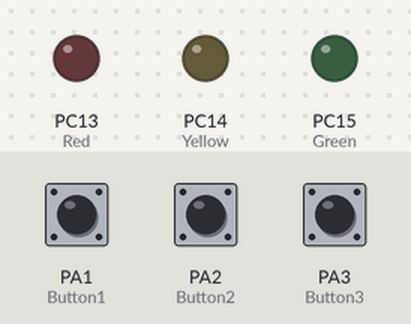
Recording of a sketch running on a simulated STM32 Blue Pill. On the bench: output pins drawn as LEDs (lit = HIGH). Inputs (shaded band) come from the test bench; at power-on: PA1 (Button1) LOW, PA2 (Button2) LOW, PA3 (Button3) LOW. What the sketch prints to the serial monitor is not drawn.

Above: at 1.2 s.
1.3 s: PA1 (Button1) pulled HIGH for 0.15 s
At 1.37 s:
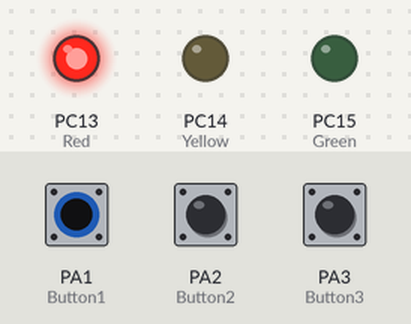
2.9 s: PA2 (Button2) pulled HIGH for 0.15 s
At 2.97 s:
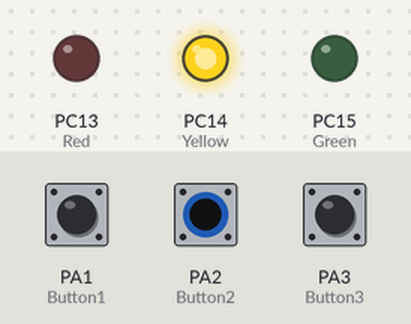
4.5 s: PA3 (Button3) pulled HIGH for 0.15 s
At 4.57 s:
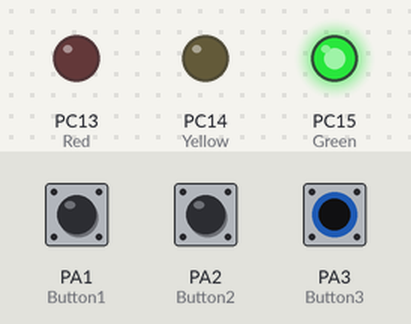
6.1 s: PA3 (Button3) pulled HIGH for 3.2 s
At 10.2 s:
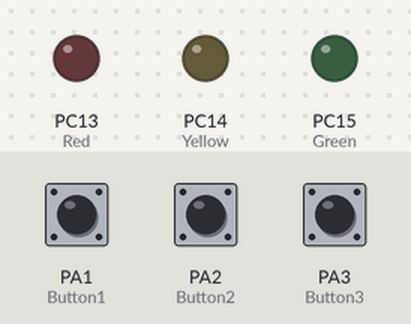
10.8 s: PA1 (Button1) pulled HIGH for 3.2 s
At 11.3 s:
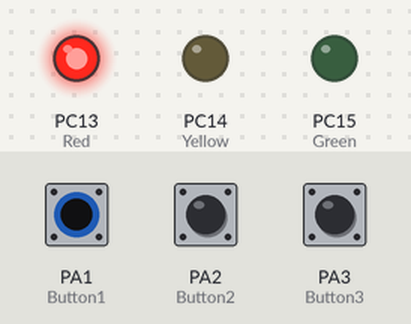
15.5 s: PA1 (Button1) driven HIGH and PA3 (Button3) driven HIGH
At 16.0 s:
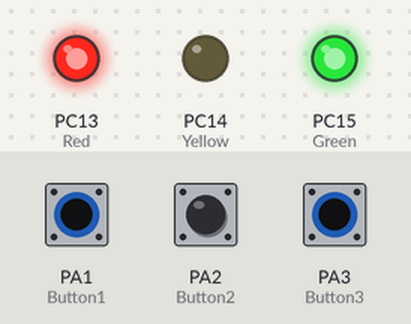
Timing chart, 0 to 18.0 s (numbered marks = the images above; inputs shaded):
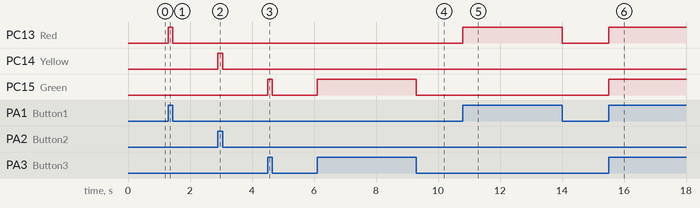

Measured:
- after the input at 1.3 s, PC13 (Red): LOW → HIGH at once, → LOW 0.15 s later
- after the input at 2.9 s, PC14 (Yellow): LOW → HIGH at once, → LOW 0.15 s later
- after the input at 4.5 s, PC15 (Green): LOW → HIGH at once, → LOW 0.15 s later
- after the input at 6.1 s, PC15 (Green): LOW → HIGH at once, → LOW 3.2 s later
- after the input at 10.8 s, PC13 (Red): LOW → HIGH at once, → LOW 3.2 s later
- after the input at 15.5 s, PC13 (Red), PC15 (Green): LOW → HIGH at once

The sketch:

STM32.ino
```cpp
//INISIALISASI
int Red=PC13;
int Green=PC15;
int Yellow=PC14;
int Button1=PA1;
int Button2=PA2;
int Button3=PA3;

void setup() {

Serial.begin(9600);
pinMode(Red,OUTPUT);
pinMode(Green,OUTPUT);
pinMode(Yellow,OUTPUT);
pinMode(Button1,INPUT);
pinMode(Button2,INPUT);
pinMode(Button3,INPUT);
}

void loop() {
//BACA DATA
  int bacaButton1=digitalRead(Button1);
  int bacaButton2=digitalRead(Button2);
  int bacaButton3=digitalRead(Button3);

//PRINT TO SERIAL
Serial.print("Button1 :");Serial.print(bacaButton1);
Serial.print(" - Button2 :");Serial.print(bacaButton2);
Serial.print(" - Button3 :");Serial.print(bacaButton3);
Serial.println();

//LOGIKA PROGRAM
  if (bacaButton1==1){
    digitalWrite(Red,HIGH);
  }
  else{
    digitalWrite(Red,LOW);
  }
  if (bacaButton2==1){
    digitalWrite(Yellow,HIGH);
  }
  else{
    digitalWrite(Yellow,LOW);
  }
    if (bacaButton3==1){
    digitalWrite(Green,HIGH);
  }
  else{
    digitalWrite(Green,LOW);
  }

}
```
